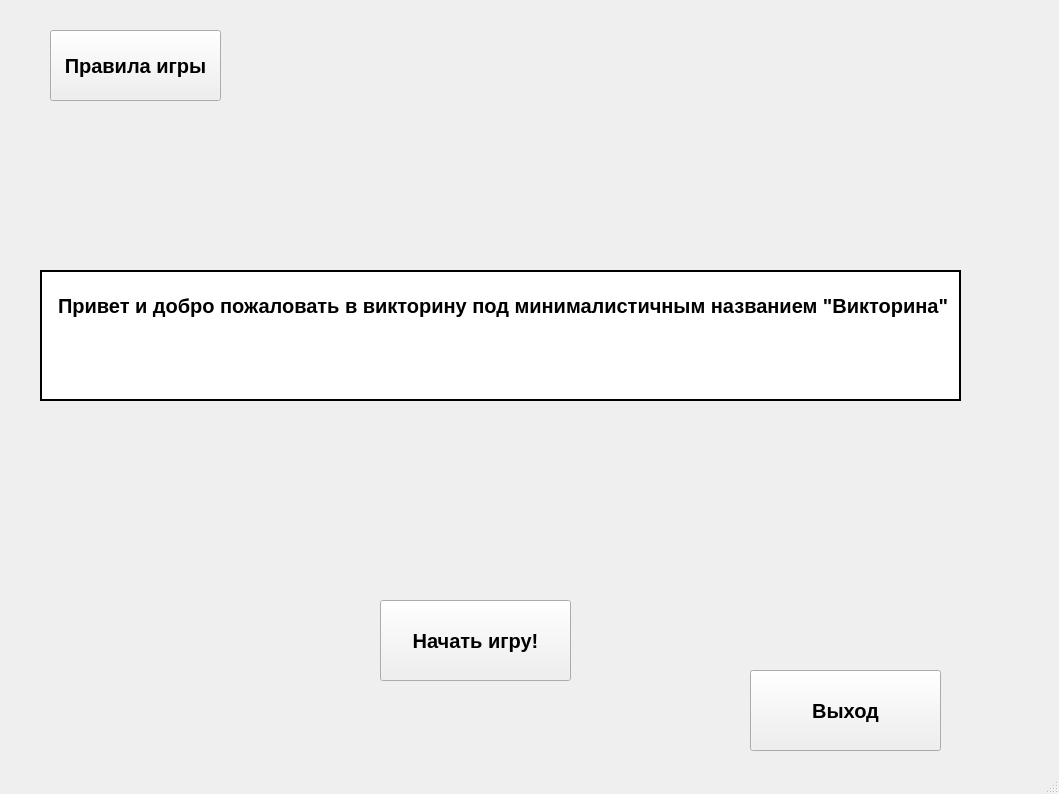
<?xml version="1.0" encoding="UTF-8"?>
<ui version="4.0">
 <class>MainWindow</class>
 <widget class="QMainWindow" name="MainWindow">
  <property name="geometry">
   <rect>
    <x>0</x>
    <y>0</y>
    <width>1059</width>
    <height>794</height>
   </rect>
  </property>
  <property name="windowTitle">
   <string>MainWindow</string>
  </property>
  <widget class="QWidget" name="centralwidget">
   <widget class="QPushButton" name="rulesButton">
    <property name="geometry">
     <rect>
      <x>50</x>
      <y>30</y>
      <width>171</width>
      <height>71</height>
     </rect>
    </property>
    <property name="font">
     <font>
      <pointsize>15</pointsize>
      <weight>75</weight>
      <italic>false</italic>
      <bold>true</bold>
      <underline>false</underline>
      <strikeout>false</strikeout>
      <kerning>true</kerning>
     </font>
    </property>
    <property name="cursor">
     <cursorShape>WhatsThisCursor</cursorShape>
    </property>
    <property name="text">
     <string>Правила игры</string>
    </property>
   </widget>
   <widget class="QPushButton" name="startButton">
    <property name="geometry">
     <rect>
      <x>380</x>
      <y>600</y>
      <width>191</width>
      <height>81</height>
     </rect>
    </property>
    <property name="font">
     <font>
      <pointsize>15</pointsize>
      <weight>75</weight>
      <italic>false</italic>
      <bold>true</bold>
     </font>
    </property>
    <property name="cursor">
     <cursorShape>PointingHandCursor</cursorShape>
    </property>
    <property name="text">
     <string>Начать игру!</string>
    </property>
   </widget>
   <widget class="QPushButton" name="exitButton">
    <property name="geometry">
     <rect>
      <x>750</x>
      <y>670</y>
      <width>191</width>
      <height>81</height>
     </rect>
    </property>
    <property name="font">
     <font>
      <pointsize>15</pointsize>
      <weight>75</weight>
      <bold>true</bold>
     </font>
    </property>
    <property name="text">
     <string>Выход</string>
    </property>
   </widget>
   <widget class="QLabel" name="label">
    <property name="geometry">
     <rect>
      <x>40</x>
      <y>270</y>
      <width>921</width>
      <height>131</height>
     </rect>
    </property>
    <property name="font">
     <font>
      <pointsize>15</pointsize>
      <weight>75</weight>
      <italic>true</italic>
      <bold>true</bold>
     </font>
    </property>
    <property name="styleSheet">
     <string notr="true">background-color: rgb(255, 255, 255);
border-color: rgb(46, 52, 54);</string>
    </property>
    <property name="frameShape">
     <enum>QFrame::Box</enum>
    </property>
    <property name="lineWidth">
     <number>2</number>
    </property>
    <property name="text">
     <string>&lt;html&gt;&lt;head/&gt;&lt;body&gt;&lt;p align=&quot;center&quot;&gt;&lt;span style=&quot; font-style:normal;&quot;&gt;Привет и добро пожаловать в викторину под минималистичным названием &amp;quot;Викторина&amp;quot;&lt;/span&gt;&lt;/p&gt;&lt;p align=&quot;center&quot;&gt;&lt;br/&gt;&lt;/p&gt;&lt;/body&gt;&lt;/html&gt;</string>
    </property>
    <property name="textFormat">
     <enum>Qt::AutoText</enum>
    </property>
   </widget>
  </widget>
  <widget class="QMenuBar" name="menubar">
   <property name="geometry">
    <rect>
     <x>0</x>
     <y>0</y>
     <width>1059</width>
     <height>21</height>
    </rect>
   </property>
  </widget>
  <widget class="QStatusBar" name="statusbar"/>
 </widget>
 <resources/>
 <connections/>
</ui>
